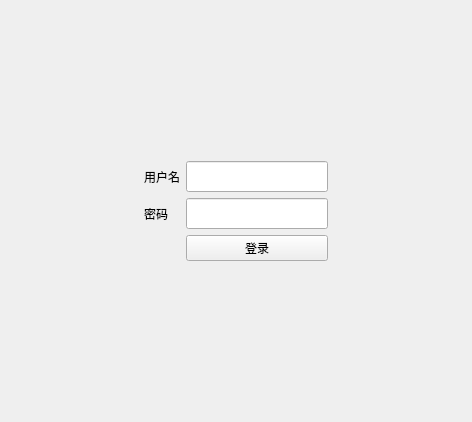
<?xml version="1.0" encoding="UTF-8"?>
<ui version="4.0">
 <class>Login</class>
 <widget class="QWidget" name="Login">
  <property name="geometry">
   <rect>
    <x>0</x>
    <y>0</y>
    <width>472</width>
    <height>422</height>
   </rect>
  </property>
  <property name="windowTitle">
   <string>Form</string>
  </property>
  <layout class="QGridLayout" name="gridLayout">
   <item row="0" column="2">
    <spacer name="verticalSpacer">
     <property name="orientation">
      <enum>Qt::Vertical</enum>
     </property>
     <property name="sizeHint" stdset="0">
      <size>
       <width>20</width>
       <height>154</height>
      </size>
     </property>
    </spacer>
   </item>
   <item row="1" column="0">
    <spacer name="horizontalSpacer">
     <property name="orientation">
      <enum>Qt::Horizontal</enum>
     </property>
     <property name="sizeHint" stdset="0">
      <size>
       <width>130</width>
       <height>20</height>
      </size>
     </property>
    </spacer>
   </item>
   <item row="1" column="1">
    <widget class="QLabel" name="username_label">
     <property name="text">
      <string>用户名</string>
     </property>
     <property name="buddy">
      <cstring>username_edit</cstring>
     </property>
    </widget>
   </item>
   <item row="1" column="2">
    <widget class="QLineEdit" name="username_edit">
     <property name="font">
      <font>
       <family>黑体</family>
       <pointsize>12</pointsize>
      </font>
     </property>
    </widget>
   </item>
   <item row="1" column="3" rowspan="2">
    <spacer name="horizontalSpacer_2">
     <property name="orientation">
      <enum>Qt::Horizontal</enum>
     </property>
     <property name="sizeHint" stdset="0">
      <size>
       <width>130</width>
       <height>20</height>
      </size>
     </property>
    </spacer>
   </item>
   <item row="2" column="1">
    <widget class="QLabel" name="password_label">
     <property name="text">
      <string>密码</string>
     </property>
     <property name="buddy">
      <cstring>password_edit</cstring>
     </property>
    </widget>
   </item>
   <item row="2" column="2">
    <widget class="QLineEdit" name="password_edit">
     <property name="font">
      <font>
       <family>黑体</family>
       <pointsize>12</pointsize>
      </font>
     </property>
     <property name="echoMode">
      <enum>QLineEdit::Password</enum>
     </property>
    </widget>
   </item>
   <item row="3" column="2">
    <widget class="QPushButton" name="login_button">
     <property name="text">
      <string>登录</string>
     </property>
     <property name="icon">
      <iconset resource="qss.qrc">
       <normaloff>:/new/icon/icon/login.png</normaloff>:/new/icon/icon/login.png</iconset>
     </property>
    </widget>
   </item>
   <item row="4" column="2">
    <spacer name="verticalSpacer_2">
     <property name="orientation">
      <enum>Qt::Vertical</enum>
     </property>
     <property name="sizeHint" stdset="0">
      <size>
       <width>20</width>
       <height>153</height>
      </size>
     </property>
    </spacer>
   </item>
  </layout>
 </widget>
 <resources>
  <include location="qss.qrc"/>
 </resources>
 <connections/>
</ui>
